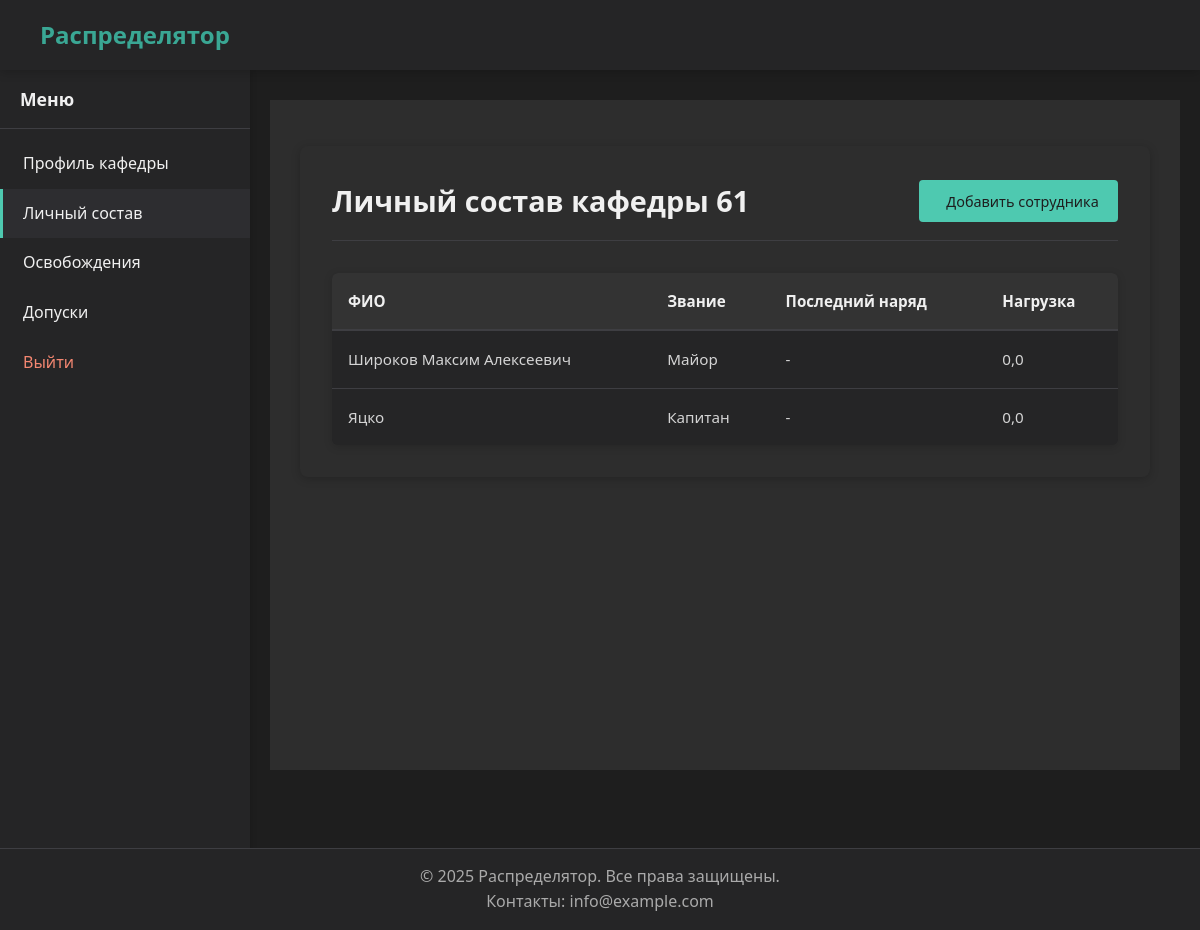
/department/people/staff/ (signed in), run on an earlier commit of the app's database.
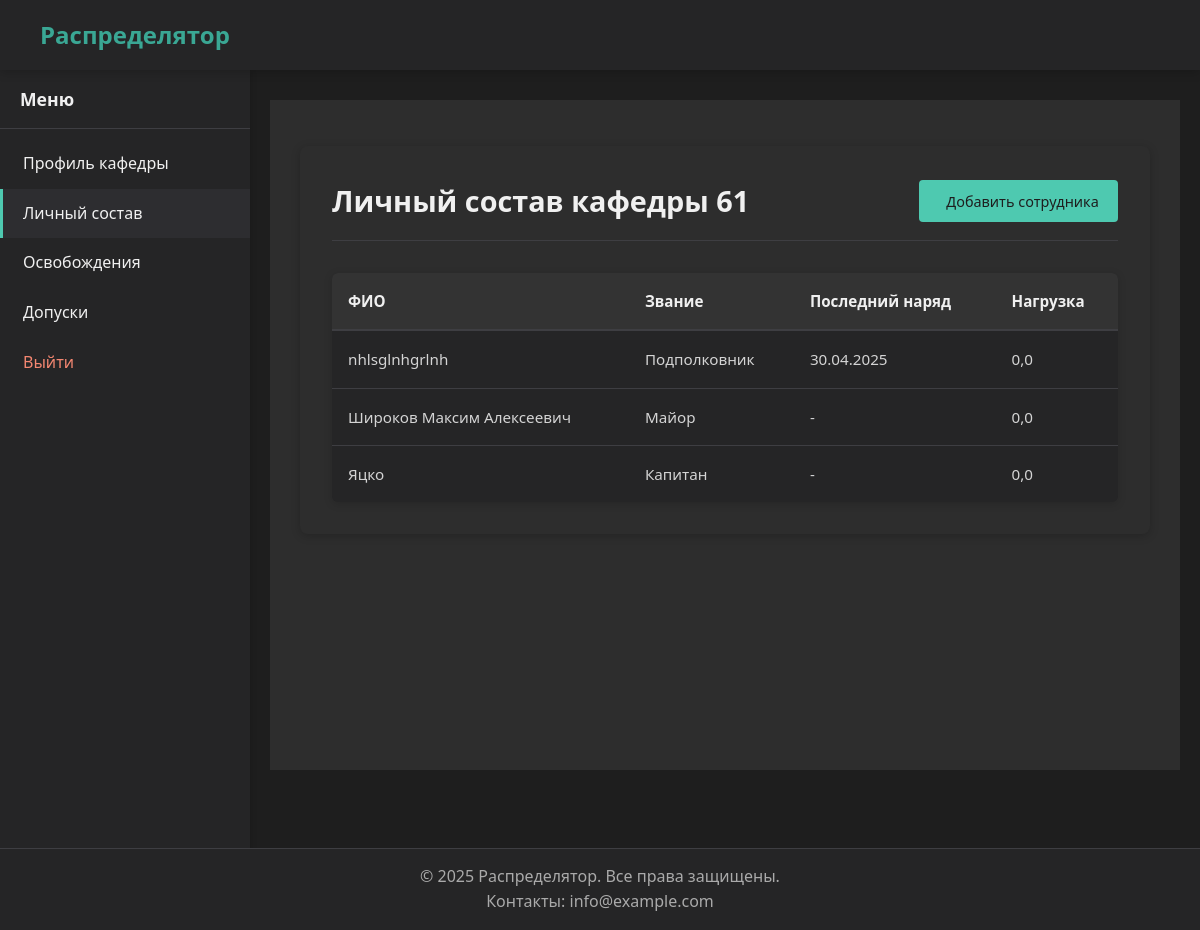
And on a later commit of the database.
### people/models.py (models this page shows, shortened)
class People(models.Model):
    full_name = models.CharField('ФИО', max_length=100)
    faculty = models.ForeignKey(
        Faculty,
        verbose_name='Факультет',
        on_delete=models.SET_NULL,
        null=True,
        blank=True
    )
    department = models.ForeignKey(
        Department,
        verbose_name='Кафедра',
        on_delete=models.SET_NULL,
        null=True,
        blank=True
    )
    rank = models.ForeignKey(
        Rank,
        verbose_name='Звание',
        on_delete=models.PROTECT
    )
    last_duty_date = models.DateField(
        'Дата последнего наряда',
        null=True,
        blank=True
    )
    workload = models.FloatField(
        'Нагрузка',
        default=0.0
    )
    class Meta:
        verbose_name = 'Человек'
        verbose_name_plural = 'Люди'
        ordering = ['full_name']

### rank/models.py (models this page shows)
class Rank(models.Model):
    rank = models.CharField('Звание', max_length=30, unique=True)
    class Meta:
        verbose_name = 'Звание'
        verbose_name_plural = 'Звания'
    def __str__(self):
        return self.rank

### people/views.py (the view)
# urls.py: path('staff/', views.department_staff, name='staff'),
@login_required
def department_staff(request):
    staff = People.objects.filter(department=request.user.department).order_by('full_name')
    return render(request, 'profiles/department/staff/department_staff.html', {
        'staff': staff,
        'department': request.user.department
    })

### templates/profiles/department/staff/department_staff.html (shortened to what this page needs)
{% extends "base_account.html" %}
{% load static %}
{% block extra_head %}
<link rel="stylesheet" href="{% static 'css/department.css' %}">
{% endblock %}
{% block sitebar_menu %}
<li><a href="{% url 'department:profile' %}" class="nav-item">Профиль кафедры</a></li>
<li><a href="{% url 'department:people:staff' %}" class="nav-item active">Личный состав</a></li>
<li><a href="{% url 'department:missing:department_list' %}" class="nav-item">Освобождения</a></li>
<li><a href="{% url 'department:permission:department_list' %}" class="nav-item">Допуски</a></li>
{% endblock %}
{% block account_content %}
<div class="department-staff-container">
    <div class="header-with-button">
        <h1>Личный состав кафедры {{ department.name }}</h1>
        <a href="{% url 'department:people:add' %}" class="add-button">
             Добавить сотрудника
        </a>
    </div>
    {% if staff %}
    <div class="table-responsive">
        <table class="staff-table">
            <thead>
                <tr>
                    <th>ФИО</th>
                    <th>Звание</th>
                    <th>Последний наряд</th>
                    <th>Нагрузка</th>
                </tr>
            </thead>
            <tbody>
                {% for person in staff %}
                <tr onclick="window.location='{% url 'department:people:edit' person.id %}';"
                    style="cursor: pointer;">
                    <td>{{ person.full_name }}</td>
                    <td>{{ person.rank }}</td>
                    <td>{{ person.last_duty_date|date:"d.m.Y"|default:"-" }}</td>
                    <td>{{ person.workload }}</td>
                </tr>
                {% endfor %}
            </tbody>
        </table>
    </div>
    {% endif %}
</div>
{% endblock %}

What changed in the data, as far as the page shows it:
added People: full_name "nhlsglnhgrlnh", rank "Подполковник", last_duty_date "30.04.2025", workload "0,0"
